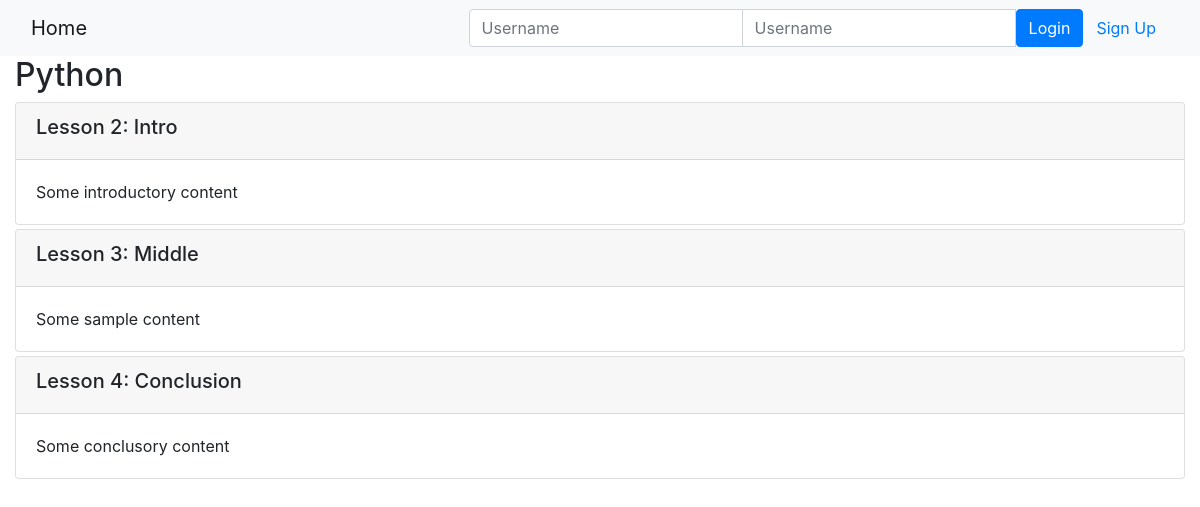
/onlinecourse/1/, run on an earlier commit of the app's database.
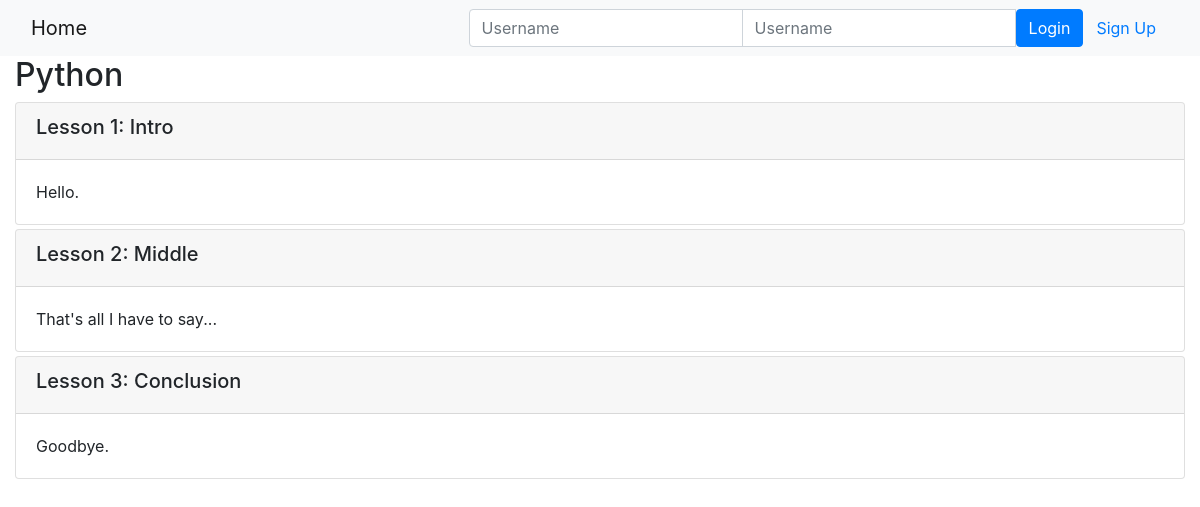
And on a later commit of the database.
### onlinecourse/models.py (models this page shows)
class Lesson(models.Model):
    title = models.CharField(max_length=200, default="title")
    order = models.IntegerField(default=0)
    course = models.ForeignKey(Course, on_delete=models.CASCADE)
    content = models.TextField()

### onlinecourse/views.py (the view)
# urls.py: path('<int:pk>/', views.CourseDetailView.as_view(), name='course_details'),
class CourseDetailView(generic.DetailView):
    model = Course
    template_name = 'onlinecourse/course_detail_bootstrap.html'

### onlinecourse/templates/onlinecourse/course_detail_bootstrap.html (shortened to what this page needs)
<!DOCTYPE html>
<html lang="en">
<head>
     {% load static %}
    <link rel="stylesheet" href="https://maxcdn.bootstrapcdn.com/bootstrap/4.5.2/css/bootstrap.min.css">
</head>
<body>
    <nav class="navbar navbar-light bg-light">
        <div class="container-fluid">
            <div class="navbar-header">
                  <a class="navbar-brand" href="{% url 'onlinecourse:index' %}">Home</a>
            </div>
            <ul class="nav navbar-nav navbar-right">
                {% if user.is_authenticated %}
                <li>
                    <a class="btn btn-link" href="#">{{ user.first_name }}({{ user.username }})</a>
                    <a class="btn btn-link" href="{% url 'onlinecourse:logout' %}">Logout</a>
                </li>
                {% else %}
                <li>
                    <form class="form-inline" action="{% url 'onlinecourse:login' %}" method="post">
                        <div class="input-group">
                            <input type="text" class="form-control" placeholder="Username" name="username" >
                            <input type="password" class="form-control" placeholder="Username" name="psw" >
                            <button class="btn btn-primary" type="submit">Login</button>
                            <a class="btn btn-link" href="{% url 'onlinecourse:registration' %}">Sign Up</a>
                        </div>
                    </form>
                </li>
                {% endif %}
            </ul>
        </div>
    </nav>
    <div class="container-fluid">
            <h2>{{ course.name }}</h2>
            <div class="card-columns-vertical">
                {% for lesson in course.lesson_set.all %}
                    <div class="card mt-1">
                        <div class="card-header"><h5>Lesson {{lesson.order|add:1}}: {{lesson.title}}</h5></div>
                        <div class="card-body">{{lesson.content}}</div>
                    </div>
                {% endfor %}
            </div>
    </div>
</body>
</html>

What changed in the data, as far as the page shows it:
changed Lesson "Intro": order|add "2" → "1"; content "Some introductory content" → "Hello."
changed Lesson "Middle": order|add "3" → "2"; content "Some sample content" → "That's all I have to say..."
changed Lesson "Conclusion": order|add "4" → "3"; content "Some conclusory content" → "Goodbye."
